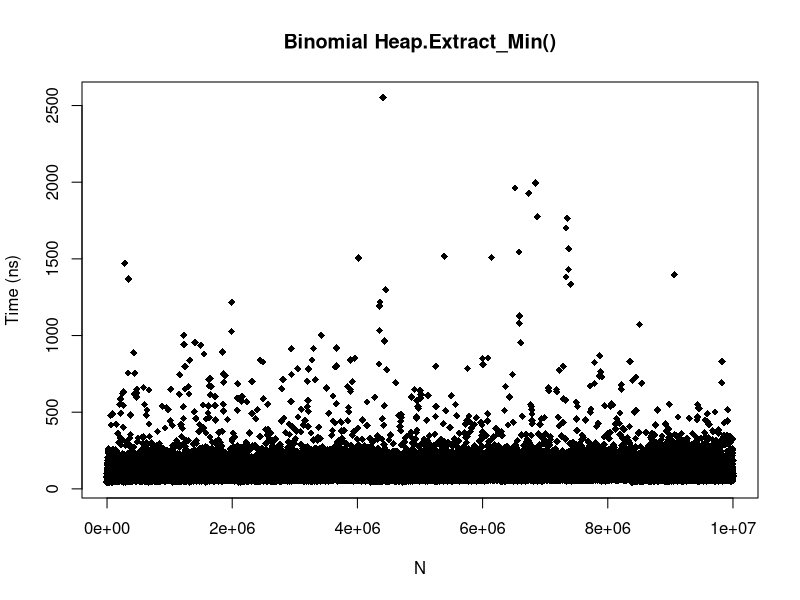
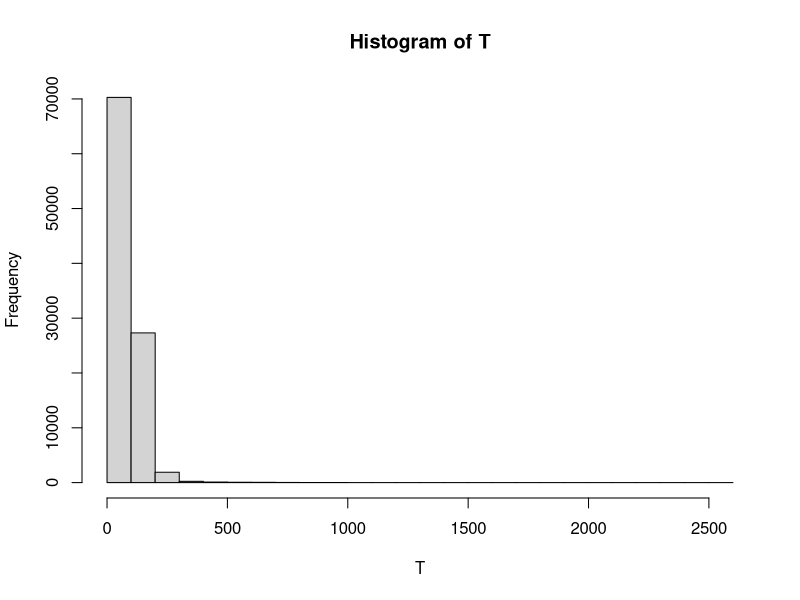
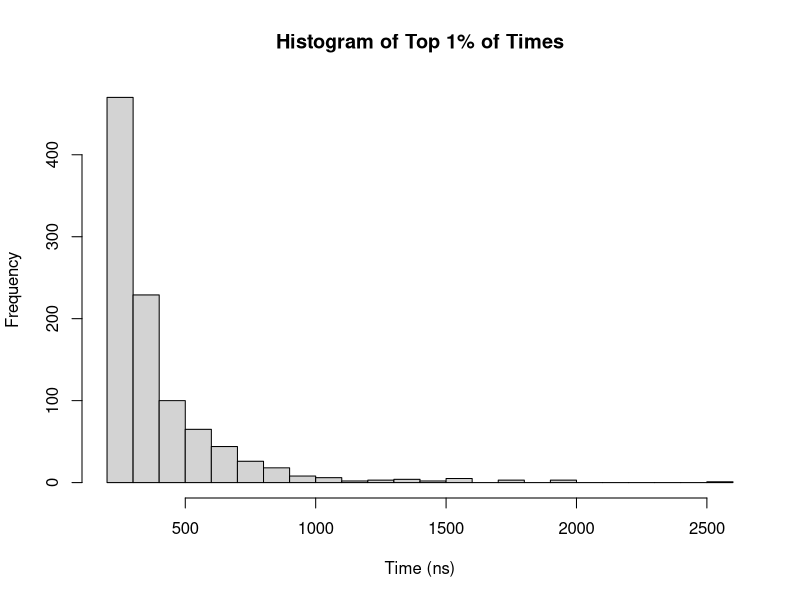
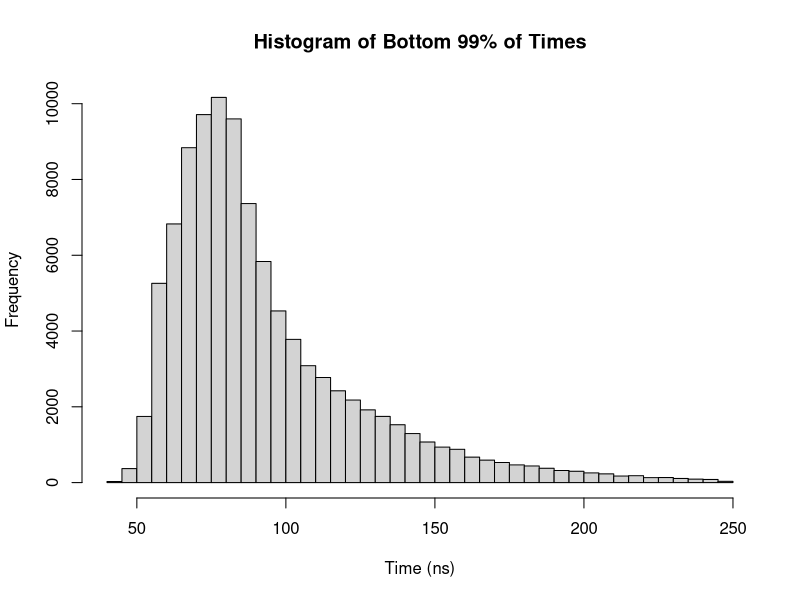

The R script that drew these images, in order:
# Preston Dunton
# CS320 Honors Option
# May 20, 2020
# pdunton@rams.colostate.edu

# Extract_Min() Should be O(logn)

extract_min_binomial = read.csv("./extract_min_binomial.csv")
attach(extract_min_binomial)

summary(T)
# min 41
# q1 71
# median 84
# mean 96.5
# q3 107
# max 2553

plot(N,T,pch=18,xlab="N",ylab="Time (ns)",main="Binomial Heap.Extract_Min()")
hist(T,breaks=20)

# Let's see if we can remove some outliers

quantile(T,seq(0,1,0.1))
quantile(T,seq(0.9,1,0.01))

# Let's separate the top 1% and analyze

# Top 1%
  summary(T[which(T>247)])
  # min 248
  # q1 269
  # median 306
  # mean 401.7
  # q3 441
  # max 2553
  hist(T[which(T>247)],main="Histogram of Top 1% of Times",xlab="Time (ns)",breaks=20)
  
# Bottom 99%
  summary(T[which(T<=247)])
  # min 41
  # q1 71
  # median 84
  # mean 93.45
  # q3 106
  # max 247
  hist(T[which(T<=247)],main="Histogram of Bottom 99% of Times",xlab="Time (ns)",breaks=30)

# 99% of calls take less than 247 ns.
# There also doesn't appear to be a large correlation between N and T.
# The implementation must be correct for an O(logn) time.
  
detach(extract_min_binomial)